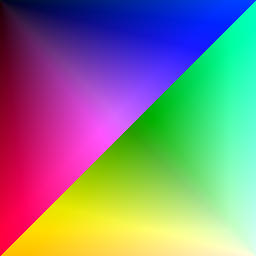
#> input picture Assignment -1/test_image_modified.png, 256 x 256 px
$ python color_space_test.py test_image_modified.png 1.0 1.0 1.0
#> lines starting #> are read from the running program, lines starting #| are printed output that depends on the picture; after the words box and inside, x2 and y2 are one past the last pixel; in counts of white or black regions, pixels touching at a corner belong together
#> in main, img is the input picture: PIL image 256x256 RGB; mean R, G, B 131.3, 131.4, 131.1
### Assignment -1/color_conversions.py
import numpy as np

def rgb_to_hsv(rgb):
    """
    Converts an RGB image represented as a numpy array into HSV format.
    Implementation is vectorized for performance.

    Args:
        rgb: numpy array of shape (H, W, 3) with values in [0, 255] or [0, 1]

    Returns:
        hsv: numpy array of shape (H, W, 3)
             H in [0, 360], S in [0, 1], V in [0, 1]
    """
    # Ensure float precision and range [0, 1]
    rgb = rgb.astype(np.float32) / 255.0 if rgb.max() > 1.0 else rgb.astype(np.float32)

    r, g, b = rgb[:,:,0], rgb[:,:,1], rgb[:,:,2]

    v = np.amax(rgb, axis=2)
    m = np.amin(rgb, axis=2)
    delta = v - m

    # Saturation
    s = np.zeros_like(v)
    mask = v > 0
#> mask: shape (256, 256) bool; every value is 1
    s[mask] = delta[mask] / v[mask]

    # Hue
    h = np.zeros_like(v)

    # R is max
    mask_r = (v == r) & (delta > 0)
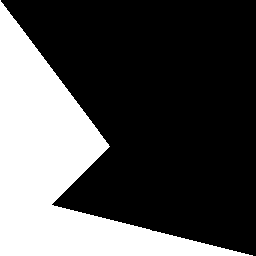
#> mask_r: shape (256, 256) bool; 31.5% white; 1 white region, box (x1, y1, x2, y2) and area: (0, 0, 253, 256) 20664
    h[mask_r] = 60 * (((g[mask_r] - b[mask_r]) / delta[mask_r]) % 6)

    # G is max
    mask_g = (v == g) & (delta > 0)
#> mask_g: shape (256, 256) bool; 40% white; 1 white region, box (x1, y1, x2, y2) and area: (51, 1, 256, 256) 26239
    h[mask_g] = 60 * (((b[mask_g] - r[mask_g]) / delta[mask_g]) + 2)

    # B is max
    mask_b = (v == b) & (delta > 0)
#> mask_b: shape (256, 256) bool; 28.7% white; 1 white region, box (x1, y1, x2, y2) and area: (1, 0, 256, 146) 18825
    h[mask_b] = 60 * (((r[mask_b] - g[mask_b]) / delta[mask_b]) + 4)

    # Hue in [0, 360)
    h = h % 360

    return np.stack([h, s, v], axis=2)
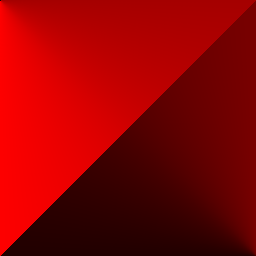
#> returned value: shape (256, 256, 3) float32; mean of channels 0, 1, 2 195.3, 0.8, 0.8; drawn with min black and max white
#> in main, `hsv[:,:,0] = (hsv[:,:,0] + hue_mod) % 360`: hsv: shape (256, 256, 3) float32; mean of channels 0, 1, 2 196.3, 0.8, 0.8
#> in main, `hsv[:,:,1] = np.clip(hsv[:,:,1] + sat_mod, 0, 1)`: hsv: shape (256, 256, 3) float32; mean of channels 0, 1, 2 196.3, 1, 0.8
#> in main, `hsv[:,:,2] = np.clip(hsv[:,:,2] + val_mod, 0, 1)`: hsv: shape (256, 256, 3) float32; mean of channels 0, 1, 2 196.3, 1, 1

def hsv_to_rgb(hsv):
    """
    Converts an HSV image represented as a numpy array into RGB format.
    Implementation is vectorized for performance.

    Args:
        hsv: numpy array of shape (H, W, 3)
             H in [0, 360], S in [0, 1], V in [0, 1]

    Returns:
        rgb: numpy array of shape (H, W, 3) with values in [0, 1]
    """
    h, s, v = hsv[:,:,0], hsv[:,:,1], hsv[:,:,2]
#> s: shape (256, 256) float32; every value is 1

    c = v * s
    x = c * (1 - np.abs((h / 60.0) % 2 - 1))
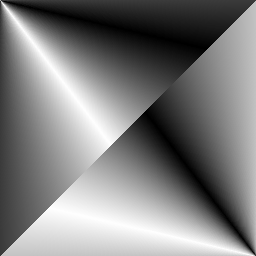
#> x: shape (256, 256) float32; min 0, max 1, mean 0.497
    m = v - c
#> m: shape (256, 256) float32; every value is 0

    # Piecewise conditions for H
    cond0 = (h >= 0) & (h < 60)
#> cond0: shape (256, 256) bool; 9.4% white; 2 white regions (1 under 20 px), largest, box (x1, y1, x2, y2) and area: (1, 208, 252, 256) 6137
    cond1 = (h >= 60) & (h < 120)
#> cond1: shape (256, 256) bool; 18.9% white; 1 white region, box (x1, y1, x2, y2) and area: (49, 112, 256, 256) 12360
    cond2 = (h >= 120) & (h < 180)
#> cond2: shape (256, 256) bool; 21.6% white; 1 white region, box (x1, y1, x2, y2) and area: (145, 1, 256, 255) 14143
    cond3 = (h >= 180) & (h < 240)
#> cond3: shape (256, 256) bool; 9.6% white; 1 white region, box (x1, y1, x2, y2) and area: (1, 0, 256, 49) 6307
    cond4 = (h >= 240) & (h < 300)
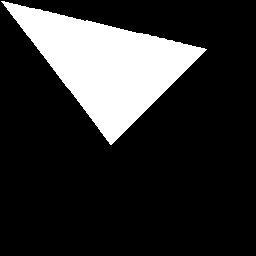
#> cond4: shape (256, 256) bool; 18.8% white; 1 white region, box (x1, y1, x2, y2) and area: (1, 1, 207, 145) 12306
    cond5 = (h >= 300) & (h < 360)
#> cond5: shape (256, 256) bool; 21.8% white; 1 white region, box (x1, y1, x2, y2) and area: (0, 1, 111, 256) 14282

    r = np.zeros_like(h)
    g = np.zeros_like(h)
    b = np.zeros_like(h)

    # R bits
    r = np.select([cond0, cond1, cond2, cond3, cond4, cond5],
                  [c, x, 0, 0, x, c], default=0)
    # G bits
    g = np.select([cond0, cond1, cond2, cond3, cond4, cond5],
                  [x, c, c, x, 0, 0], default=0)
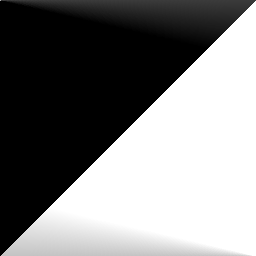
#> g: shape (256, 256) float32; min 0, max 1, mean 0.499
    # B bits
    b = np.select([cond0, cond1, cond2, cond3, cond4, cond5],
                  [0, 0, x, c, c, x], default=0)
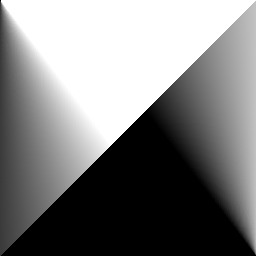
#> b: shape (256, 256) float32; min 0, max 1, mean 0.499

    rgb = np.stack([r + m, g + m, b + m], axis=2)
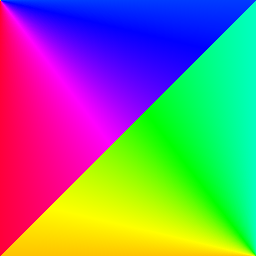
#> rgb: shape (256, 256, 3) float32; mean of channels 0, 1, 2 0.499, 0.499, 0.499; drawn as R, G, B
    return np.clip(rgb, 0, 1)

### Assignment -1/color_space_test.py
import sys
import os
import numpy as np
from PIL import Image
from color_conversions import rgb_to_hsv, hsv_to_rgb

def main():
    if len(sys.argv) < 5:
        print("Usage: python color_space_test.py <filename> <hue_mod> <sat_mod> <val_mod>")
        sys.exit(1)

    filename = sys.argv[1]
    try:
        hue_mod = float(sys.argv[2])
        sat_mod = float(sys.argv[3])
        val_mod = float(sys.argv[4])
    except ValueError:
        print("Error: Hue, Saturation, and Value modifications must be numbers.")
        sys.exit(1)

    if not os.path.exists(filename):
        print(f"Error: File '{filename}' not found.")
        sys.exit(1)

    # Validation
    if not (0 <= sat_mod <= 1) or not (0 <= val_mod <= 1):
        print("Warning: Saturation and Value modifications must be within range [0, 1].")
        print("Exiting program.")
        sys.exit(1)

    # Clamp Hue
    hue_mod = hue_mod % 360

    # Load Image
    try:
        img = Image.open(filename).convert('RGB')
        img_np = np.array(img)
    except Exception as e:
        print(f"Error loading image: {e}")
        sys.exit(1)

    # Convert to HSV
    hsv = rgb_to_hsv(img_np)

    # Apply modifications (clamping results to valid ranges)
    hsv[:,:,0] = (hsv[:,:,0] + hue_mod) % 360
    hsv[:,:,1] = np.clip(hsv[:,:,1] + sat_mod, 0, 1)
    hsv[:,:,2] = np.clip(hsv[:,:,2] + val_mod, 0, 1)

    # Convert back to RGB
    rgb = hsv_to_rgb(hsv)

    # Save modified image
    res_img = Image.fromarray((rgb * 255).astype(np.uint8))
    base, ext = os.path.splitext(filename)
    out_filename = f"{base}_modified{ext}"
    res_img.save(out_filename)

    print(f"Modified image saved as: {out_filename}")

if __name__ == "__main__":
    main()
